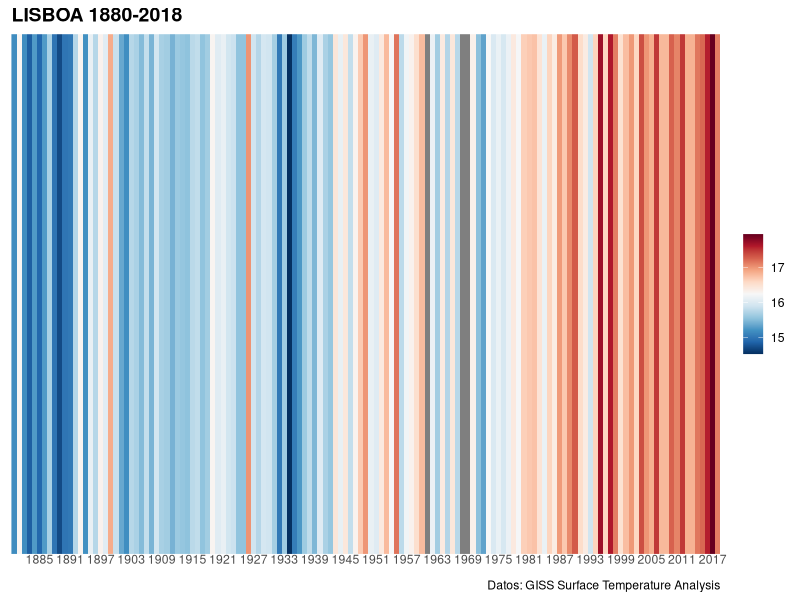

Write R code to recreate this figure.
## ---- chunk 1
knitr::opts_chunk$set(echo = TRUE)
## ---- chunk 2
#install the lubridate and tidyverse libraries
if(!require("lubridate")) install.packages("lubridate")
if(!require("tidyverse")) install.packages("tidyverse")

#libraries
library(tidyverse)
library(lubridate)
library(RColorBrewer)

#import the annual temperatures
temp_lisboa <- read_csv("temp_lisboa.csv")

str(temp_lisboa)

#select only the annual temperature and year column
temp_lisboa_yr <- select(temp_lisboa,YEAR,metANN)

#rename the temperature column
temp_lisboa_yr <- rename(temp_lisboa_yr,ta=metANN)

#missing values 999.9
summary(temp_lisboa_yr) 

temp_lisboa_yr <- mutate(temp_lisboa_yr,ta=ifelse(ta==999.9,NA,ta))
temp_lisboa_yr <- mutate(temp_lisboa_yr,date=str_c(YEAR,"01-01",sep="-")%>%ymd())

theme_strip <- theme_minimal()+
                 theme(axis.text.y = element_blank(),
                       axis.line.y = element_blank(),
                       axis.title = element_blank(),
                       panel.grid.major=element_blank(),
                       legend.title = element_blank(),
                       axis.text.x=element_text(vjust=3),
                       panel.grid.minor=element_blank(),
                        plot.title=element_text(size=14,face="bold")
                       )


col_strip <- brewer.pal(11,"RdBu")

brewer.pal.info

ggplot(temp_lisboa_yr,
             aes(x=date,y=1,fill=ta))+
        geom_tile()+
           scale_x_date(date_breaks = "6 years",
                     date_labels = "%Y",
                     expand=c(0,0))+
           scale_y_continuous(expand=c(0,0))+
           scale_fill_gradientn(colors=rev(col_strip))+
             guides(fill=guide_colorbar(barwidth = 1))+
            labs(title="LISBOA 1880-2018",
                caption="Datos: GISS Surface Temperature Analysis")+
              theme_strip
